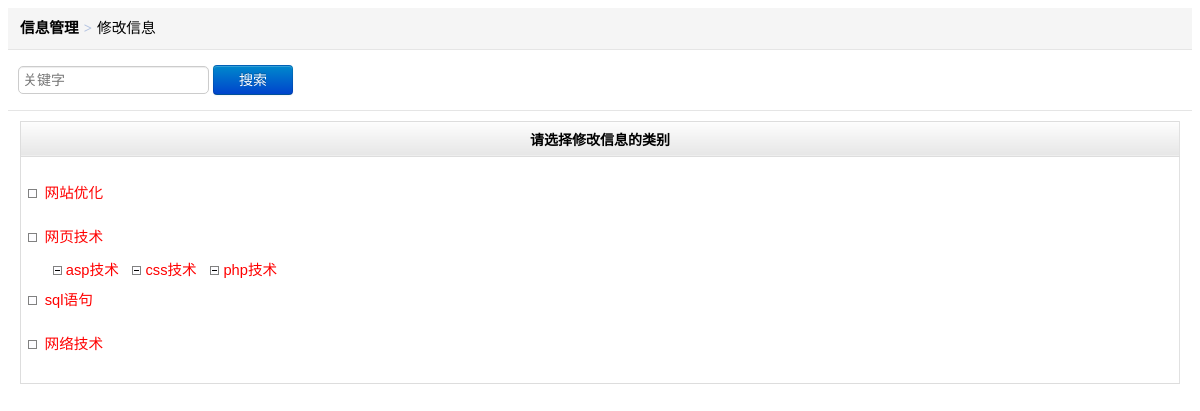
The app's page /admin/ArticleModSelClass.php (signed in) with its own data.
### tables this page shows
CREATE TABLE IF NOT EXISTS `class` (
  `classid` int(11) NOT NULL AUTO_INCREMENT,
  `parentid` int(11) NOT NULL,
  `classname` varchar(50) DEFAULT NULL,
  `menuis` tinyint(1) DEFAULT '1',
  `menuxh` int(11) NOT NULL DEFAULT '0',
  `lmis` tinyint(1) DEFAULT '1',
  `lmxh` int(11) DEFAULT '0',
  PRIMARY KEY (`classid`),
  KEY `BigClassID` (`classid`),
  KEY `showid` (`menuis`)
);

### include/db.php (called while the page is built, shortened)
<?php
    class DBPDO {
        public $dsn;
        public $dbuser;
        public $dbpwd;
        public $dbh;
        function __construct() {
            $this->dsn = 'mysql:host='.DB_HOST.';dbname='.DB_NAME;
            $this->dbuser = DB_USER;
            $this->dbpwd = DB_PWD;
            $this->dbh->query("SET NAMES 'UTF8'");
            $this->dbh->query("SET TIME_ZONE = '+8:00'");
        }
        public function connect() {
            try {
                $this->dbh = new PDO($this->dsn, $this->dbuser, $this->dbpwd);
            }
            catch(PDOException $e) {
                exit('Á¬½ÓÊ§°Ü:'.$e->getMessage());
            }
        }
		public function select($sql, $parameters = array(), $option = PDO::FETCH_ASSOC)
	   {
		$stmt = $this->dbh->prepare($sql);
		$stmt->execute($parameters);
		$row = $stmt->fetchAll($option);
		return $row;
	   }
        public function __destruct() {
            $this->dbh = null;
        }
    }
?>

### admin/ArticleModSelClass.php (the view, shortened to what this page needs)
<?php
 include_once "../include/db.php";
?>
<html>
<head>
<LINK href="admin_Css.css" type=text/css rel=stylesheet>
</head>
<body>
<div class="crumb-wrap">
<div class="crumb-list">信息管理<span class="crumb-step">&gt;</span><span class="crumb-name">修改信息</span></div>
</div>
 <div class="search-wrap">
   <form name="postart" method="post"  action="ArticleModifylist.php">
  <input placeholder="关键字" name="searchkeys" type="text" id="searchkeys" size="20" style="margin-left:10px;" class="common-text">
  <input name="Submit" type="submit" class="btn btn-primary btn5 mr10" value="搜索">
</form>
</div>
<table width="98%"  align="center" class="table-list">
	<tr>
	  <th>请选择修改信息的类别</th>
	</tr>
	<tr>
      <td width="15%">
      <div align="left"><font style="line-height:150%"><br>
<?php
$sql="select * from class where parentid =0".$lmstrsql." order by classid ";
$mypdo = new DBPDO;
$rs = $mypdo->select($sql);
if (count($rs)==0){
   	echo "<br><div align='center'>没有任何分类</div>";}
else
{
    	for ($i=0; $i<count($rs); $i++){
?>
		    <span class="STYLE2"><img src="images/class_big.gif" alt="大类图标" width="15" height="15" style="padding-bottom:8px;">
		 <a href="ArticleModifylist.php?selclassid=<?php echo $rs[$i]['classid']; ?>" style="color:#FF0000;text-decoration: none;"><?php  echo $rs[$i]['classname']; ?></a></span>
<?php
			$sql2="select * from class where parentid=".$rs[$i]['classid'].$lmstrsql;
			$mypdo_s = new DBPDO; ;
			$rs_s = $mypdo_s->select($sql2);
			if (count($rs_s)>0) {echo "<div class=\"STYLE3\">";}
			else  {echo "<br><br>";}
      		 for ($j=0; $j<count($rs_s); $j=$j+1){
?>
             <img src="images/class_small.gif" alt="小类图标" width="15" height="15" style="padding-bottom:6px;"><a href="ArticleModifylist.php?selclassid=<?php echo $rs_s[$j]['classid']; ?> " style="color:#FF0000;text-decoration: none;"><?php echo $rs_s[$j]['classname']; ?></a>&nbsp;&nbsp;
			<?php  }
			if (count($rs_s)>0) {echo "</div";}
		}
}
?>
</font></div>
      </td>
    </tr>
</table>
<br>
</body>
</html>

### admin/admin_Css.css (style rules this page uses)
BODY,TD,TH,A,INPUT,TEXTAREA,SELECT { FONT-SIZE:11pt; FONT-FAMILY: 微软雅黑,Verdana,Arial,Helvetica,sans-serif; }
img { border:0 none;vertical-align:middle }
input,select,textarea { font-size:14px;color:#333 }
input { vertical-align:middle;padding:2px;margin:0 }
table { border-collapse:collapse;border-spacing:0 }
select,input,button { font:14px/20px Verdana,Simsun,Helvetica,Arial,sans-serif; }
a { color:#428bca;text-decoration:none;outline:0 }
.mr10 { margin-right:10px; }
.table-list { margin-top:10px;border-collapse:collapse;border: 1px solid #ddd; }
.table-list th,.table-list td { padding:5px;border-bottom: 1px solid #ddd;border-right: 1px solid #e1e1e1; }
.table-list th { COLOR: #000; HEIGHT: 35px; background: url("images/tab-thbg.png") #f9f9f9 0 bottom repeat-x;font-size: 14px;ONT-FAMILY: 微软雅黑 }
.table-list td { PADDING-LEFT: 5px; HEIGHT: 35px; BACKGROUND-COLOR: #FFF;font-size: 14px;ONT-FAMILY: 微软雅黑 }
.btn { display:inline-block;*display:inline;padding:4px 12px;margin-bottom:0;*margin-left:.3em;font-size:14px;line-height:20px;color:#333333;text-align:center;text-shadow:0 1px 1px rgba(255,255,255,0.75);vertical-align:middle;cursor:pointer;background-color:#f5f5f5;*background-color:#e6e6e6;background-image:-moz-linear-gradient(top,#ffffff,#e6e6e6);background-image:-webkit-gradient(linear,0 0,0 100%,from(#ffffff),to(#e6e6e6));background-image:-webkit-linear-gradient(top,#ffffff,#e6e6e6);background-image:-o-linear-gradient(top,#ffffff,#e6e6e6);background-image:linear-gradient(to bottom,#ffffff,#e6e6e6);background-repeat:repeat-x;border:1px solid #bbbbbb;*border:0;border-color:#e6e6e6 #e6e6e6 #bfbfbf;border-color:rgba(0,0,0,0.1) rgba(0,0,0,0.1) rgba(0,0,0,0.25);border-bottom-color:#a2a2a2;-webkit-border-radius:4px;-moz-border-radius:4px;border-radius:4px;filter:progid:DXImageTransform.Microsoft.gradient(startColorstr='#ffffffff',endColorstr='#ffe6e6e6',GradientType=0);filter:progid:DXImageTransform.Microsoft.gradient(enabled=false);*zoom:1;-webkit-box-shadow:inset 0 1px 0 rgba(255,255,255,0.2),0 1px 2px rgba(0,0,0,0.05);-moz-box-shadow:inset 0 1px 0 rgba(255,255,255,0.2),0 1px 2px rgba(0,0,0,0.05);box-shadow:inset 0 1px 0 rgba(255,255,255,0.2),0 1px 2px rgba(0,0,0,0.05); }
.btn-primary { color:#ffffff;text-shadow:0 -1px 0 rgba(0,0,0,0.25);background-color:#006dcc;*background-color:#0044cc;background-image:-moz-linear-gradient(top,#0088cc,#0044cc);background-image:-webkit-gradient(linear,0 0,0 100%,from(#0088cc),to(#0044cc));background-image:-webkit-linear-gradient(top,#0088cc,#0044cc);background-image:-o-linear-gradient(top,#0088cc,#0044cc);background-image:linear-gradient(to bottom,#0088cc,#0044cc);background-repeat:repeat-x;border-color:#0044cc #0044cc #002a80;border-color:rgba(0,0,0,0.1) rgba(0,0,0,0.1) rgba(0,0,0,0.25);filter:progid:DXImageTransform.Microsoft.gradient(startColorstr='#ff0088cc',endColorstr='#ff0044cc',GradientType=0);filter:progid:DXImageTransform.Microsoft.gradient(enabled=false); }
.btn5 { width:80px; }
textarea,input[type="text"],input[type="password"],input[type="datetime"],input[type="datetime-local"],input[type="date"],input[type="month"],input[type="time"],input[type="week"],input[type="number"],input[type="email"],input[type="url"],input[type="search"],input[type="tel"],input[type="color"],.uneditable-input { background-color:#ffffff;border:1px solid #cccccc;-webkit-box-shadow:inset 0 1px 1px rgba(0,0,0,0.075);-moz-box-shadow:inset 0 1px 1px rgba(0,0,0,0.075);box-shadow:inset 0 1px 1px rgba(0,0,0,0.075);-webkit-transition:border linear 0.2s,box-shadow linear 0.2s;-moz-transition:border linear 0.2s,box-shadow linear 0.2s;-o-transition:border linear 0.2s,box-shadow linear 0.2s;transition:border linear 0.2s,box-shadow linear 0.2s; }
.crumb-wrap { height: 41px;line-height: 40px;border-bottom: 1px solid #e5e5e5;background: #f5f5f5; }
.crumb-list { padding-left: 12px; font-weight:bold; }
.crumb-step { margin: 0 5px;color: #b2c2e0;font-family: serif; }
.crumb-name { font-weight:normal }
.common-text { height: 28px;line-height: 28px;padding: 2px 4px;border: 1px solid #ccc;background: #fff;border-radius:5px; }
.search-wrap { padding-top: 15px;border-bottom: 1px solid #e5e5e5; }

### admin/ArticleModSelClass.php (style rules this page uses)
.STYLE3 { font-family: Arial, Helvetica, sans-serif; margin-left:25px; height:30px; margin-top:10px; }

### records on screen
class: classname "网站优化"
class: classname "网页技术"
class: classname "asp技术"
class: classname "css技术"
class: classname "php技术"
class: classname "sql语句"
class: classname "网络技术"
